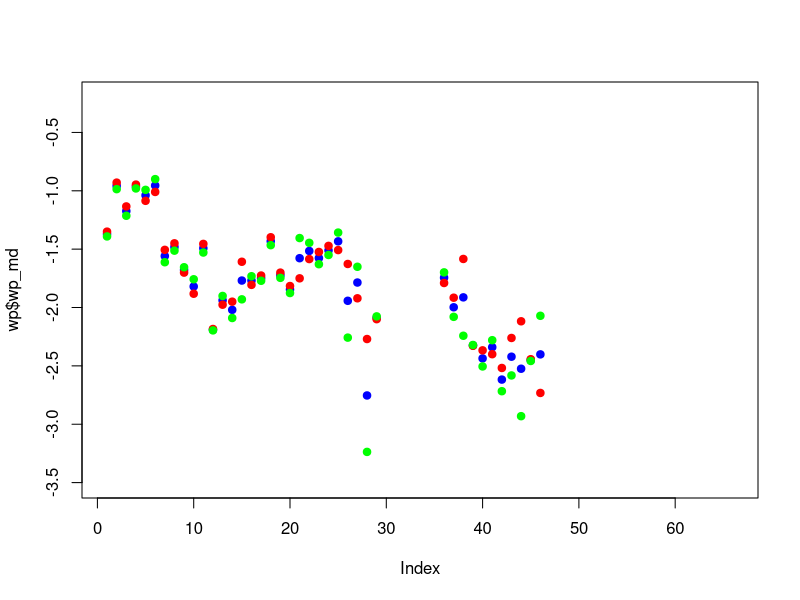
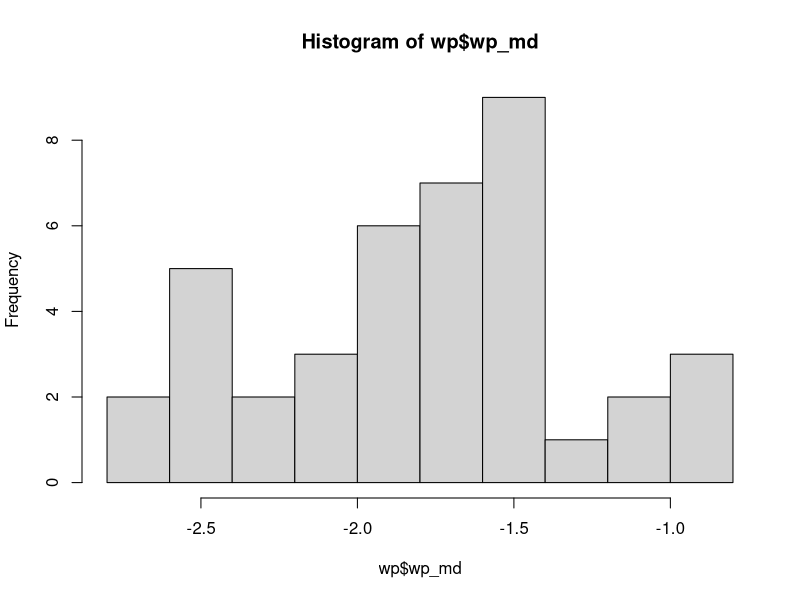
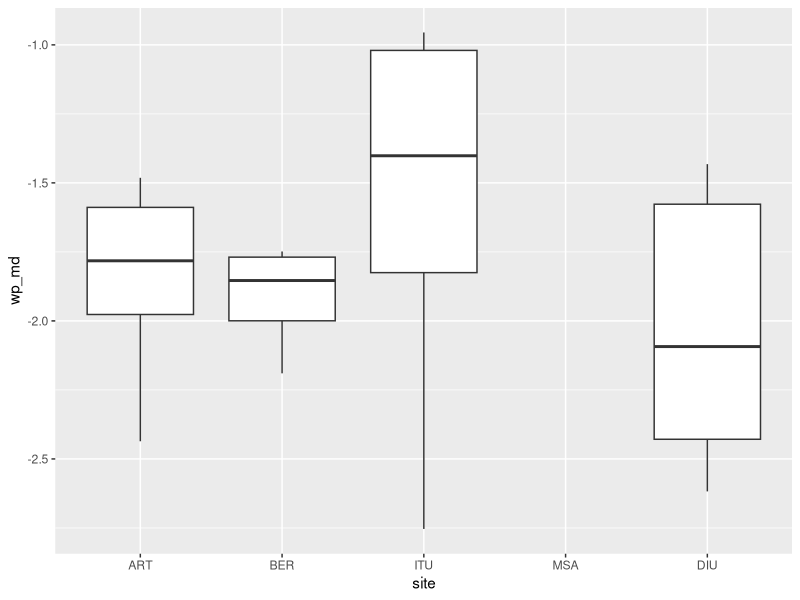
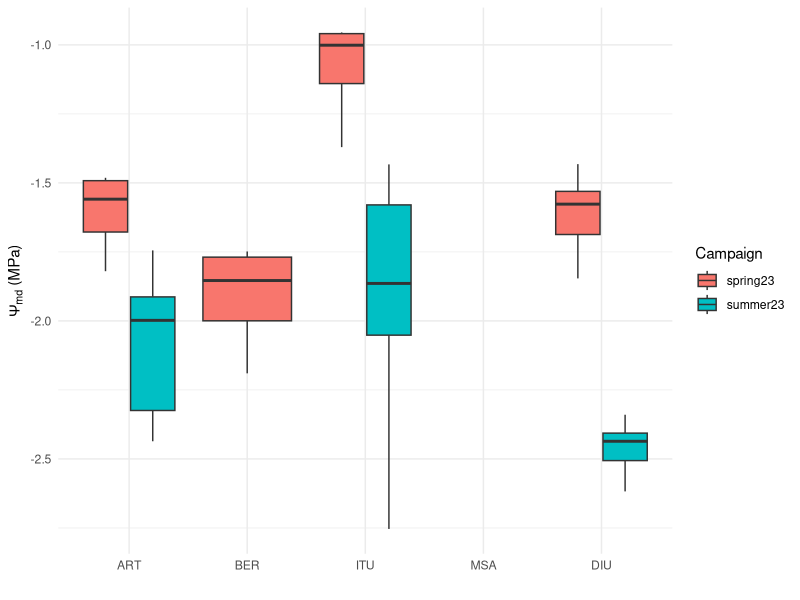

Write R code to recreate these figures, in order.
library(tidyverse)

wp <- read.csv("gradienteData/wp_gradiente_2023/lwp_gradiente_2023.csv") %>% 
  mutate(site = factor(site, levels = c("ART", "BER", "ITU", "MSA", "DIU"))) %>% 
  mutate(wp_md = (wp_midday_1 + wp_midday_2)/2)

plot(wp$wp_md, pch = 19, col ="blue", ylim = c(-3.5, -0.2))
points(wp$wp_midday_1, pch = 19, col = "red")
points(wp$wp_midday_2, pch = 19, col = "green")

# some differences between replicates within leaves, but within range.
# We do not discard any values.

hist(wp$wp_md)
summary(lm(wp_md ~ site * campaign, data = wp))
anova(lm(wp_md ~ site * campaign, data = wp))
TukeyHSD(aov(wp_md ~ site, data = wp))
TukeyHSD(aov(wp_md ~ site *campaign, data = wp))

ggplot(wp, aes(x = site, y = wp_md)) +
  geom_boxplot(position = position_dodge(width = 0.8))

ggplot(wp, aes(x = site, y = wp_md, fill = campaign)) +
  geom_boxplot(position = position_dodge(width = 0.8)) +
  labs(
    x = "",
    y = expression(Psi[md]~"(MPa)"),
    fill = "Campaign"
  ) +
  theme_minimal()

# differences between seasons: more negative wp_md in summer
# differences among sites: (ART = BER)ab = (DIU)b < ITUab

